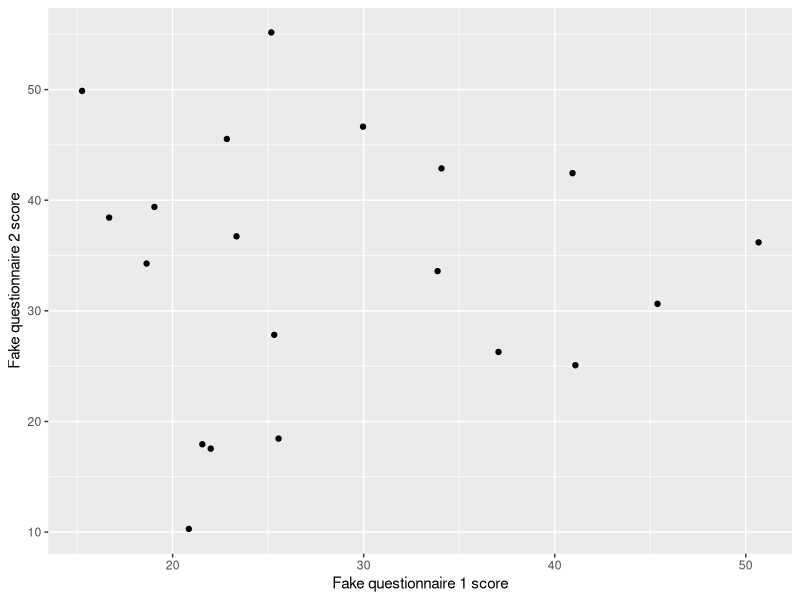
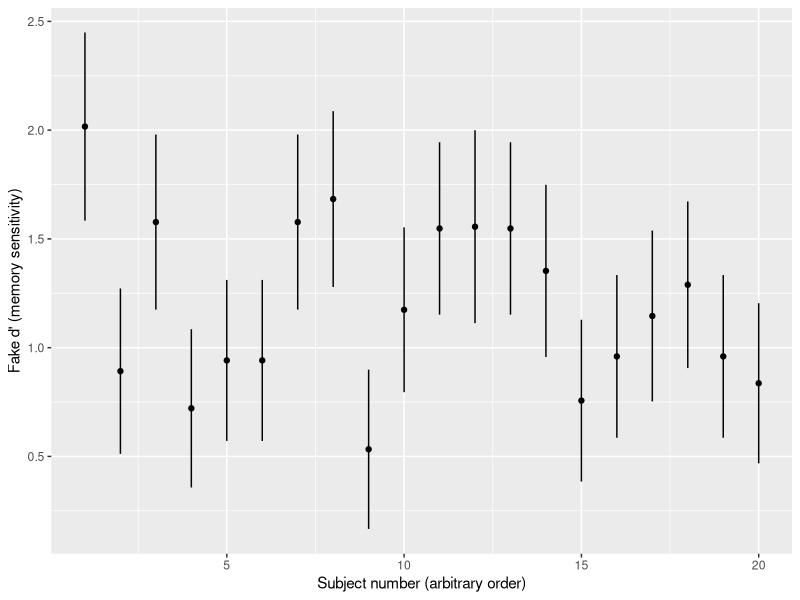

The R script that drew these images, in order:
## ---- chunk 1
knitr::opts_chunk$set(echo = TRUE)
require(tidyverse)
require(broom)
## ---- chunk 2
# 20 fake subjects, 50 fake trials per subject

# Will simulate the person-level variables FIRST,
# then expand to simulate the trial-level variables
raw <- tibble(id = 1L:20L,
              age = sample(18L:35L, size = 20, replace = TRUE),
              # assuming binary gender for the purposes of this simulation
              gender = sample(c("male", "female"), size = 20, replace = TRUE)) %>%
  # simulating some "questionnaire" scores; person-level
  mutate(q_1 = rnorm(n = n(), mean = 30, sd = 10),
              q_2 = rnorm(n = n(), mean = 30, sd = 10),
              q_3 = rnorm(n = n(), mean = 30, sd = 10)) %>%
  # slice() subsets rows by position; you can use it to repeat rows by repeating position indices
  slice(rep(1:n(), each = 50)) %>%
  # We'll get to this in a bit--this causes every "group"
  # aka every set of rows with the same value for "id", to behave as an independent df
  group_by(id) %>%
  # I just want to have a column for "trial order", I like those in my task data
  mutate(trial_num = 1:n(),
         # Each subject sees half OLD and half NEW trials in this recognition memory task
         is_old = rep(0L:1L, times = n()/2),
         # I'm shuffling the order of "old" and "new" trials in my fake memory task
         is_old = sample(is_old),
         # This will generate binary "old"/"new" responses corresponding roughly to a d' of 1
         # yep, everyone has the same d' today
         response = if_else(is_old == 1,
                            rbinom(n = n(), size = 1, prob = 0.7),
                            rbinom(n = n(), size = 1, prob = 0.3)),
         rt = rnorm(n = n(), mean = 3, sd = 1.5)) %>%
  ungroup()
## ---- chunk 3
mylist <- list(1,
               "one",
               c(1, 11, 111))

mylist
## ---- chunk 4
mylist[1]
## ---- chunk 5
mylist[2:3]
## ---- chunk 6
typeof(mylist[2:3])
## ---- chunk 7
mylist[[2]]
## ---- chunk 8
mylist[[3]]
## ---- chunk 9
typeof(mylist[[3]])
## ---- chunk 10
mylist <- list(first = 1,
               second = "one",
               third = c(1, 11, 111))

mylist
## ---- chunk 11
mylist["first"]
## ---- chunk 12
mylist[c("second", "third")]
## ---- chunk 13
mylist[["first"]]
## ---- chunk 14
mylist$third
## ---- chunk 15
starwars
## ---- chunk 16
starwars %>%
  select(name, films, vehicles, starships)
## ---- chunk 17
# These should be Luke's starships that he piloted at some point in the series
# since we saw earlier that he's the first row of the df
starwars$starships[1]
## ---- chunk 18
starwars$starships[[1]]
## ---- chunk 19
# This is good when you don't necessarily know the row number of what you're looking for
starwars$starships[starwars$name == "Han Solo"]
## ---- chunk 20
starwars$starships[starwars$name == "Han Solo"][[1]]
## ---- chunk 21
starwars_by_species_home <- starwars %>%
  group_by(species, homeworld) %>%
  nest(.key = "characters")

starwars_by_species_home
## ---- chunk 22
starwars_by_species_home$characters[[1]]
## ---- chunk 23
starwars_by_species_home %>%
  unnest(characters)
## ---- chunk 24
raw %>%
  mutate(rt_msec = 1000 * rt)
## ---- chunk 25
my_list <- list(rnorm(20),
                rnorm(20, mean = 1),
                rnorm(20, mean = 2))

map(my_list, ~mean(.))
## ---- chunk 26
nested <- raw %>%
  # gotta group by all the subject-level variables explicitly
  group_by(id, age, gender, q_1, q_2, q_3) %>%
  # then I'll rename the column that will contain the trialwise data
  nest(.key = "trials")
## ---- chunk 27
nested
## ---- chunk 28
nested$trials[[1]]
## ---- chunk 29
nested %>%
  mutate(rt_median = map_dbl(trials, ~median(.$rt)))
## ---- chunk 30
nested_summarized <- nested %>%
  mutate(summaries = map(trials,
                         ~.x %>%
                           # First, will group trials by actually old vs actually new
                           group_by(is_old) %>%
                           # Here, because both hits and FAs involve responding "old",
                           # we can calculate the SAME proportion for the two trial groups
                           summarize(rate_choose_old = mean(response)) %>%
                           # now, the summarized data is in semi-long form,
                           # with one row for the hits group and one row for the FAs group
                           # we will want these to be in different columns, so we will spread() them
                           # but first let's recode the grouping column
                           # because these values will become the new spread colnames
                           # and here we'll "rename" them before spreading
                           mutate(is_old = recode(is_old,
                                                  `0` = "rate_fa",
                                                  `1` = "rate_hit")) %>%
                           # now we will spread
                           spread(is_old, rate_choose_old)))
## ---- chunk 31
nested_summarized$summaries[[1]]
## ---- chunk 32
nested_summarized %>%
  unnest(summaries, .preserve = "trials")
## ---- chunk 33
nested_with_models <- nested %>%
  mutate(models = map(trials, ~glm(response ~ is_old, family = binomial(link = "probit"), data = .)))

nested_with_models
## ---- chunk 34
summary(nested_with_models$models[[1]])
## ---- chunk 35
nested_with_models <- nested %>%
  mutate(models = map(trials, ~glm(response ~ is_old, family = binomial(link = "probit"), data = .)),
         coefs = map(models, ~tidy(.)))

nested_with_models
## ---- chunk 36
nested_with_models$coefs[[1]]
## ---- chunk 37
nested_with_models %>%
  mutate(dprime = map_dbl(coefs, ~.$estimate[.$term == "is_old"]))
## ---- chunk 38
nested_with_models %>%
  unnest(coefs, .preserve = "trials")
## ---- chunk 39
nested_with_models %>%
  ggplot(aes(x = q_1, y = q_2)) +
  geom_point() +
  labs(x = "Fake questionnaire 1 score", y = "Fake questionnaire 2 score")
## ---- chunk 40
nested_with_models %>%
  # unnest the coefs column to get it into the main df
  # DON'T need to .preserve anything, since this data is only going into the plot
  unnest(coefs) %>%
  # I only want to plot the estimate values for the term is_old, which is the d' term
  filter(term == "is_old") %>%
  ggplot(aes(x = id, y = estimate)) +
  geom_errorbar(aes(ymin = estimate - std.error, ymax = estimate + std.error), width = 0) +
  geom_point() +
  labs(x = "Subject number (arbitrary order)", y = "Fake d' (memory sensitivity)")
